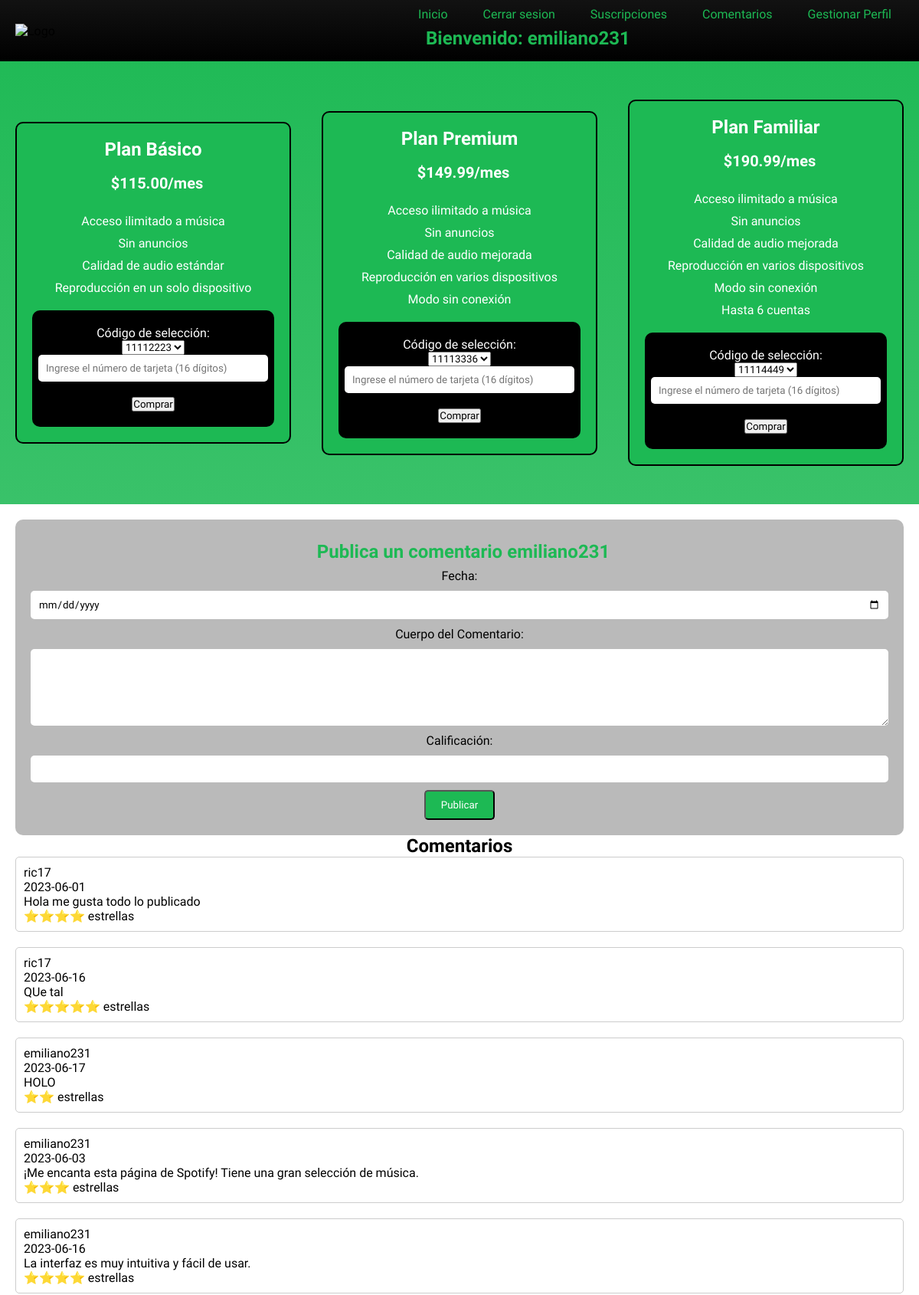
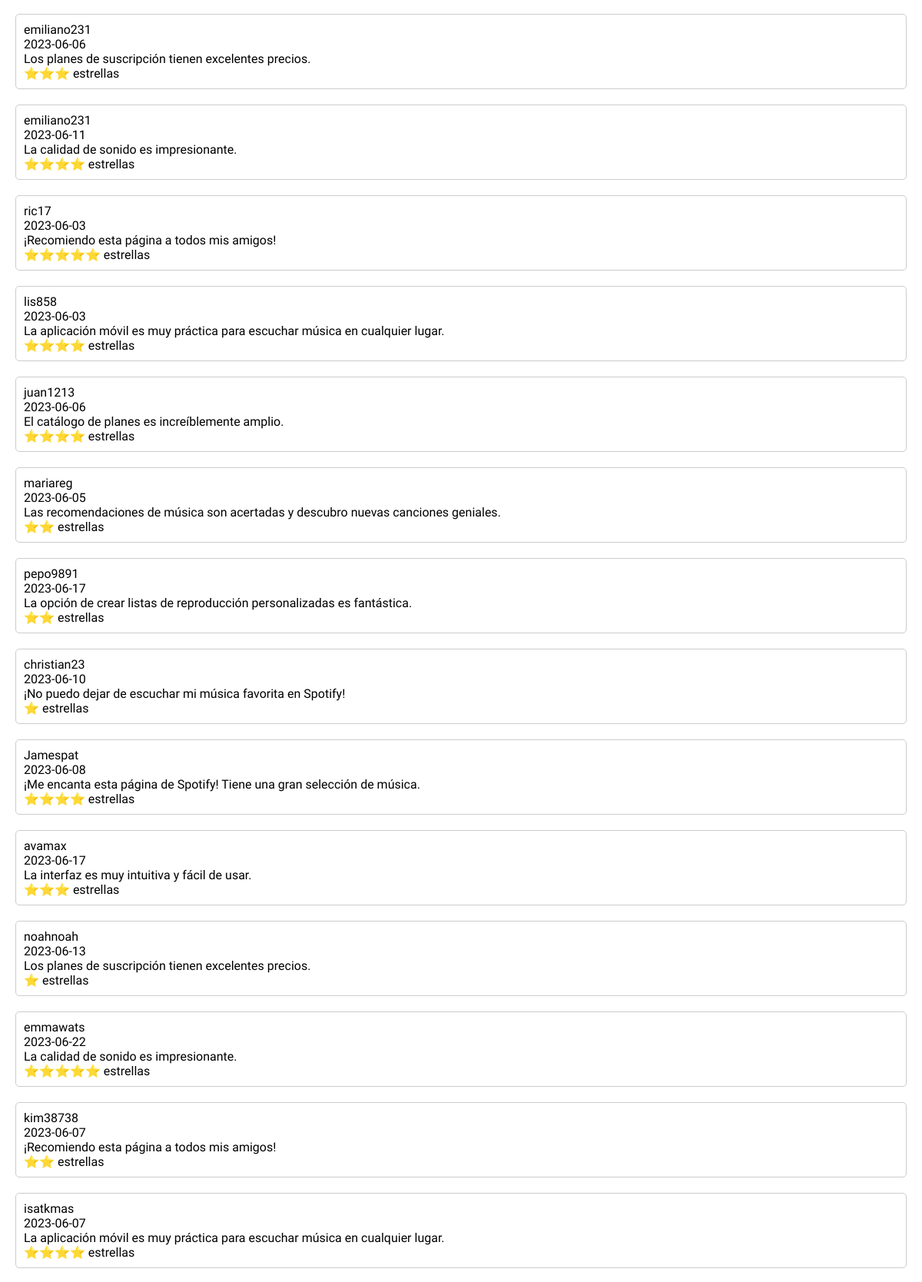
The page /planes.php (signed in, upper part) on the database its author committed (2 pictures, top to bottom).
### tables this page shows
CREATE TABLE `comentarios` (
  `id_comentario` int(11) NOT NULL,
  `comentario_usuario` int(11) NOT NULL,
  `fecha` date NOT NULL,
  `cuerpo_comentario` varchar(500) NOT NULL,
  `estrellas` int(5) NOT NULL
);

CREATE TABLE `usuarios` (
  `id_usuario` int(11) NOT NULL,
  `usuario` varchar(12) NOT NULL,
  `nombre` varchar(70) NOT NULL,
  `apellido` varchar(70) NOT NULL,
  `correo` varchar(300) NOT NULL,
  `contrasena` varchar(12) NOT NULL
);

### planes.php (the view, shortened to what this page needs)
<?php
$servername = "localhost";
$username = "root";
$password = "";
$dbname = "spotify_finalp";
$usuario = $_SESSION['usuario'];
$conn = mysqli_connect($servername, $username, $password, $dbname);
?>
<!DOCTYPE html>
<html>
    <head>
        <link rel="stylesheet" href="styles.css">
    </head>
    <body>
    <header>
        <div class="logo">
            <img src="https://storage.googleapis.com/pr-newsroom-wp/1/2018/11/Spotify_Logo_CMYK_Green.png" alt="Logo">
        </div>
        <div class="buttons">
            <a href="usuario_perfil.php">Inicio</a>
            <a href="logout.php">Cerrar sesion</a>
            <a href="suscripciones.php">Suscripciones</a>
            <a href="comentarios.php">Comentarios</a>
            <a href="gestion_usario.php">Gestionar Perfil</a>
            <h2>Bienvenido: <?php echo $usuario;?></h2>
        </div>
    </header>
    <section id="planes" class="pricing-section">
        <article class="pricing-article">
            <h1>Plan Básico</h1>
            <h2>$115.00/mes</h2>
            <ul>
            <li>Acceso ilimitado a música</li>
            <li>Sin anuncios</li>
            <li>Calidad de audio estándar</li>
            <li>Reproducción en un solo dispositivo</li>
            </ul>
            <form action="<?php echo $_SERVER['PHP_SELF']; ?>" method="post">
                <label for="codigo">Código de selección:</label>
                <select name="codigo" id="codigo">
                <?php
                $consultaplan = "SELECT codigo FROM planes WHERE nombre_plan = 'plan basico'";
                $resultadoplan = mysqli_query($conn, $consultaplan);
                while ($row = $resultadoplan->fetch_assoc()) {
                $codigo = $row['codigo'];
                echo "<option value='$codigo'>$codigo</option>";
                }
                ?>
                </select>
                <input type="text" name="tarjeta" id="tarjeta"  maxlength="16" required pattern="[0-9]{16}" placeholder="Ingrese el número de tarjeta (16 dígitos)">
                <button name="procesar_tarjeta" type="submit">Comprar</button>
            </form>
        </article>
        <article class="pricing-article">
            <h1>Plan Premium</h1>
            <h2>$149.99/mes</h2>
            <ul>
            <li>Acceso ilimitado a música</li>
            <li>Sin anuncios</li>
            <li>Calidad de audio mejorada</li>
            <li>Reproducción en varios dispositivos</li>
            <li>Modo sin conexión</li>
            </ul>
            <form action="<?php echo $_SERVER['PHP_SELF']; ?>" method="post">
                <label for="codigo">Código de selección:</label>
                <select name="codigo" id="codigo">
                <?php
                $consultaplan = "SELECT codigo FROM planes WHERE nombre_plan = 'plan premium'";
                $resultadoplan = mysqli_query($conn, $consultaplan);
                while ($row = $resultadoplan->fetch_assoc()) {
                $codigo = $row['codigo'];
                echo "<option value='$codigo'>$codigo</option>";
                }
                ?>
                </select>
                <input type="text" name="tarjeta" id="tarjeta"  maxlength="16" required pattern="[0-9]{16}" placeholder="Ingrese el número de tarjeta (16 dígitos)">
                <button name="procesar_tarjeta" type="submit">Comprar</button>
            </form>
        </article>
        <article class="pricing-article">
            <h1>Plan Familiar</h1>
            <h2>$190.99/mes</h2>
            <ul>
            <li>Acceso ilimitado a música</li>
            <li>Sin anuncios</li>
            <li>Calidad de audio mejorada</li>
            <li>Reproducción en varios dispositivos</li>
            <li>Modo sin conexión</li>
            <li>Hasta 6 cuentas</li>
            </ul>
            <form action="<?php echo $_SERVER['PHP_SELF']; ?>" method="post">
                <label for="codigo">Código de selección:</label>
                <select name="codigo" id="codigo">
                <?php
                $consultaplan = "SELECT codigo FROM planes WHERE nombre_plan = 'plan familiar'";
                $resultadoplan = mysqli_query($conn, $consultaplan);
                while ($row = $resultadoplan->fetch_assoc()) {
                $codigo = $row['codigo'];
                echo "<option value='$codigo'>$codigo</option>";
                }
                ?>
                </select>
                <input type="text" name="tarjeta" id="tarjeta"  maxlength="16" required pattern="[0-9]{16}" placeholder="Ingrese el número de tarjeta (16 dígitos)">
                <button name="procesar_tarjeta" type="submit">Comprar</button>
            </form>
        </article>
    </section>
    <section id="comentarios-section">
    <form action="<?php echo $_SERVER['PHP_SELF']; ?>" method="POST">
        <h2>Publica un comentario <?php echo $usuario; ?></h2>
        <label for="fecha">Fecha:</label>
        <input type="date" name="fecha" id="fecha" required>
        <label for="cuerpo_comentario">Cuerpo del Comentario:</label>
        <textarea name="cuerpo_comentario" id="cuerpo_comentario" required></textarea>
        <label for="estrellas">Calificación:</label>
        <input type="number" name="estrellas" id="estrellas" min="1" max="5" required>
        <button name="publicar" type="submit" class="submit-button">Publicar</button>
    </form>
        <h1>Comentarios</h1>
        <?php
        $query_cc = "SELECT * FROM comentarios";
        $result_cc = mysqli_query($conn, $query_cc);
        while ($rowcc = mysqli_fetch_assoc($result_cc)) {
            $comentario_usuario= $rowcc['comentario_usuario'];
            $fecha = $rowcc['fecha'];
            $cuerpoComentario = $rowcc['cuerpo_comentario'];
            $estrellas = $rowcc['estrellas'];
            $estrellasHtml = '';
            for ($i = 1; $i <= $estrellas; $i++) {
                $estrellasHtml .= '⭐';
            }
            ?>
            <div class="comentario">
                <div class="usuario"><?php
                $queryUsuario = "SELECT usuario FROM usuarios WHERE id_usuario = $comentario_usuario";
                $resultUsuario = mysqli_query($conn, $queryUsuario);
                $rowUsuario = mysqli_fetch_assoc($resultUsuario);
                $usuario = $rowUsuario['usuario'];
                echo $usuario;
                ?>
                </div>
                <div class="fecha"><?php echo $fecha; ?></div>
                <div class="cuerpo"><?php echo $cuerpoComentario; ?></div>
                <div class="estrellas"><?php echo $estrellasHtml; ?> estrellas</div>
            </div>
            <?php
        }
        ?>
    </section>
    </body>
</html>

### styles.css (style rules this page uses)
* { margin:0; padding:0; box-sizing:border-box; font-family: 'Pathway Extreme', sans-serif; transition:.3s; }
body { background: linear-gradient(#1DB954, #FFFFFF); background: -webkit-linear-gradient(#1DB954, #FFFFFF); height: 100%; }
header { background: linear-gradient(to bottom, #121212, #000000); height: 80px; display: flex; align-items: center; justify-content: space-between; padding: 0 20px; }
.logo img { height: 40px; }
.buttons a, h2 { color: #1DB954; text-decoration: none; padding: 8px 16px; margin-left: 10px; }
.buttons a:first-child { margin-left: 0; }
.pricing-section { width: 100%; background-color: transparent; display: flex; justify-content: space-around; align-items: center; padding: 50px 0; }
.pricing-article { width: 30%; background-color: #1DB954; border:2px solid black; color: #FFFFFF; padding: 20px; text-align: center; border-radius: 10px; }
.pricing-article h1 { font-size: 24px; margin-bottom: 10px; }
.pricing-article h2 { font-size: 20px; color:white; margin-bottom: 20px; }
.pricing-article ul { list-style-type: none; padding: 0; margin-bottom: 20px; }
.pricing-article li { margin-bottom: 10px; }
form { display: flex; flex-direction: column; align-items: center; background-color: #000000; border-radius: 10px; padding: 20px; }
input[type="email"], input[type="text"], input[type="password"], textarea { width: 300px; padding: 10px; margin-bottom: 20px; border: none; border-radius: 5px; }
textarea { height: 100px; }
.submit-button { display: inline-block; background-color: #1DB954; color: #FFFFFF; padding: 10px 20px; text-decoration: none; border-radius: 5px; transition: background-color 0.3s ease; }
#comentarios-section form { background-color: #b7b7b7f4; border-radius: 10px; padding: 20px; color: #000000; }
#comentarios-section form h2 { margin-top: 0; }
#comentarios-section form label { display: block; margin-bottom: 10px; }
#comentarios-section form input[type="date"], #comentarios-section form input[type="number"], #comentarios-section form textarea { width: 100%; padding: 10px; border: none; border-radius: 5px; margin-bottom: 10px; }
#comentarios-section { width: 100%; padding: 20px; background-color: #FFFFFF; }
#comentarios-section h1 { text-align: center; }
.comentario { border: 1px solid #CCCCCC; border-radius: 5px; padding: 10px; margin-bottom: 20px; }

### rows shown on the page
comentarios: comentario_usuario.usuario "ric17", fecha "2023-06-01", cuerpo_comentario "Hola me gusta todo lo publicado", estrellasHtml "⭐⭐⭐⭐"
comentarios: comentario_usuario.usuario "ric17", fecha "2023-06-16", cuerpo_comentario "QUe tal", estrellasHtml "⭐⭐⭐⭐⭐"
comentarios: comentario_usuario.usuario "emiliano231", fecha "2023-06-17", cuerpo_comentario "HOLO", estrellasHtml "⭐⭐"
comentarios: comentario_usuario.usuario "emiliano231", fecha "2023-06-03", cuerpo_comentario "¡Me encanta esta página de Spotify! Tiene una gran selección de música.", estrellasHtml "⭐⭐⭐"
comentarios: comentario_usuario.usuario "emiliano231", fecha "2023-06-16", cuerpo_comentario "La interfaz es muy intuitiva y fácil de usar.", estrellasHtml "⭐⭐⭐⭐"
comentarios: comentario_usuario.usuario "emiliano231", fecha "2023-06-06", cuerpo_comentario "Los planes de suscripción tienen excelentes precios.", estrellasHtml "⭐⭐⭐"
comentarios: comentario_usuario.usuario "emiliano231", fecha "2023-06-11", cuerpo_comentario "La calidad de sonido es impresionante.", estrellasHtml "⭐⭐⭐⭐"
comentarios: comentario_usuario.usuario "ric17", fecha "2023-06-03", cuerpo_comentario "¡Recomiendo esta página a todos mis amigos!", estrellasHtml "⭐⭐⭐⭐⭐"
comentarios: comentario_usuario.usuario "lis858", fecha "2023-06-03", cuerpo_comentario "La aplicación móvil es muy práctica para escuchar música en cualquier lugar.", estrellasHtml "⭐⭐⭐⭐"
comentarios: comentario_usuario.usuario "juan1213", fecha "2023-06-06", cuerpo_comentario "El catálogo de planes es increíblemente amplio.", estrellasHtml "⭐⭐⭐⭐"
comentarios: comentario_usuario.usuario "mariareg", fecha "2023-06-05", cuerpo_comentario "Las recomendaciones de música son acertadas y descubro nuevas canciones geniales.", estrellasHtml "⭐⭐"
comentarios: comentario_usuario.usuario "pepo9891", fecha "2023-06-17", cuerpo_comentario "La opción de crear listas de reproducción personalizadas es fantástica.", estrellasHtml "⭐⭐"
comentarios: comentario_usuario.usuario "christian23", fecha "2023-06-10", cuerpo_comentario "¡No puedo dejar de escuchar mi música favorita en Spotify!", estrellasHtml "⭐"
comentarios: comentario_usuario.usuario "Jamespat", fecha "2023-06-08", cuerpo_comentario "¡Me encanta esta página de Spotify! Tiene una gran selección de música.", estrellasHtml "⭐⭐⭐⭐"
comentarios: comentario_usuario.usuario "avamax", fecha "2023-06-17", cuerpo_comentario "La interfaz es muy intuitiva y fácil de usar.", estrellasHtml "⭐⭐⭐"
comentarios: comentario_usuario.usuario "noahnoah", fecha "2023-06-13", cuerpo_comentario "Los planes de suscripción tienen excelentes precios.", estrellasHtml "⭐"
comentarios: comentario_usuario.usuario "emmawats", fecha "2023-06-22", cuerpo_comentario "La calidad de sonido es impresionante.", estrellasHtml "⭐⭐⭐⭐⭐"
comentarios: comentario_usuario.usuario "kim38738", fecha "2023-06-07", cuerpo_comentario "¡Recomiendo esta página a todos mis amigos!", estrellasHtml "⭐⭐"
comentarios: comentario_usuario.usuario "isatkmas", fecha "2023-06-07", cuerpo_comentario "La aplicación móvil es muy práctica para escuchar música en cualquier lugar.", estrellasHtml "⭐⭐⭐⭐"

### other values the page prints
$usuario "emiliano231"
form field codigo "11112223"
form field codigo "11113336"
form field codigo "11114449"
